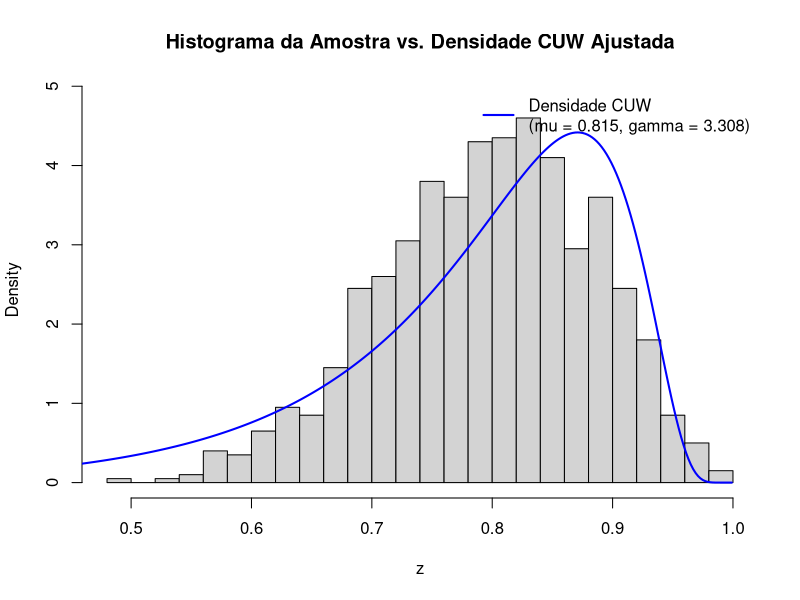

Write the R code that produced this figure.

# PDF
dCUW <- function(z, mu, gamma) {
  log2_val <- log(2)
  term1 <- gamma * log2_val / (1 - z)
  term2 <- (-log(1 - mu))^(-gamma)
  term3 <- (-log(1 - z))^(gamma - 1)
  term4 <- 2^(-(log(1 - z) / log(1 - mu))^gamma)
  return(term1 * term2 * term3 * term4)
}

# CDF
pCUW <- function(z, mu, gamma) {
  exponent <- (log(1 - z) / log(1 - mu))^gamma
  return(1 - 2^(-exponent))
}

# Funcao Quantilica
qCUW <- function(p, mu, gamma) {
  term <- (-log(1 - p) / log(2))^(1 / gamma)
  return(1 - (1 - mu) * term)
}

# Geração de numeros aleatorios
rCUW <- function(n, mu, gamma) {
  u <- runif(n)
  return(qCUW(u, mu, gamma))
}


# Estimacao via maxima verossimilhanca (MLE)


# Funcao de verossimilhanca perfilada
loglik_gamma_profile <- function(gamma, data) {
  if (gamma <= 0) return(Inf)
  
  n <- length(data)
  sum1 <- sum(-log(1 - data))
  sum2 <- sum(log(-log(1 - data)))
  sum3 <- sum((-log(1 - data))^gamma)
  sum4 <- sum(log(-log(1 - data)) * (-log(1 - data))^gamma)
  
  term1 <- n * log(gamma * n)
  term2 <- -n * log(sum3)
  term3 <- -sum1
  term4 <- (gamma - 1) * sum2
  
  loglik <- term1 + term2 + term3 + term4 - n
  return(-loglik)  # sinal negativo para minimizar
}

# Estimador da mediana (mu) em função de gamma
mu_hat_profile <- function(gamma, data) {
  n <- length(data)
  sum_gamma <- sum((-log(1 - data))^gamma)
  return(1 - exp(- (log(2) * sum_gamma / n)^(1 / gamma)))
}

# Função principal de estimacao
estimate_CUW <- function(data, gamma_init = 1) {
  opt <- optim(par = gamma_init,
               fn = loglik_gamma_profile,
               data = data,
               method = "L-BFGS-B",
               lower = 0.01,
               upper = 100)
  
  gamma_hat <- opt$par
  mu_hat <- mu_hat_profile(gamma_hat, data)
  return(list(mu = mu_hat, gamma = gamma_hat, logLik = -opt$value))
}


# Exemplo de uso


# Gerar amostra simulada
set.seed(123)
n <- 1000
mu_true <- 0.8
gamma_true <- 2.5
sample_data <- rCUW(n, mu_true, gamma_true)

# Estimar parametros
est <- estimate_CUW(sample_data)
print(est)


# Grafico: histograma + densidade estimada

z_vals <- seq(0.001, 0.999, length.out = 500)
dens_est <- dCUW(z_vals, est$mu, est$gamma)

hist(sample_data, probability = TRUE, breaks = 30, col = "lightgray",
     main = "Histograma da Amostra vs. Densidade CUW Ajustada",
     xlab = "z", ylim = c(0, max(dens_est) * 1.1))

lines(z_vals, dens_est, col = "blue", lwd = 2)
legend("topright",
       legend = sprintf("Densidade CUW\n(mu = %.3f, gamma = %.3f)", est$mu, est$gamma),
       col = "blue", lwd = 2, bty = "n")
